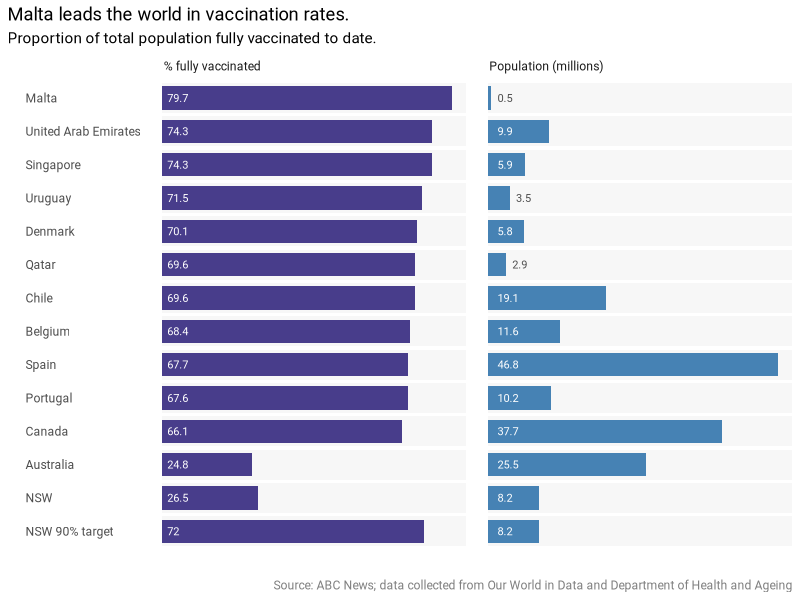
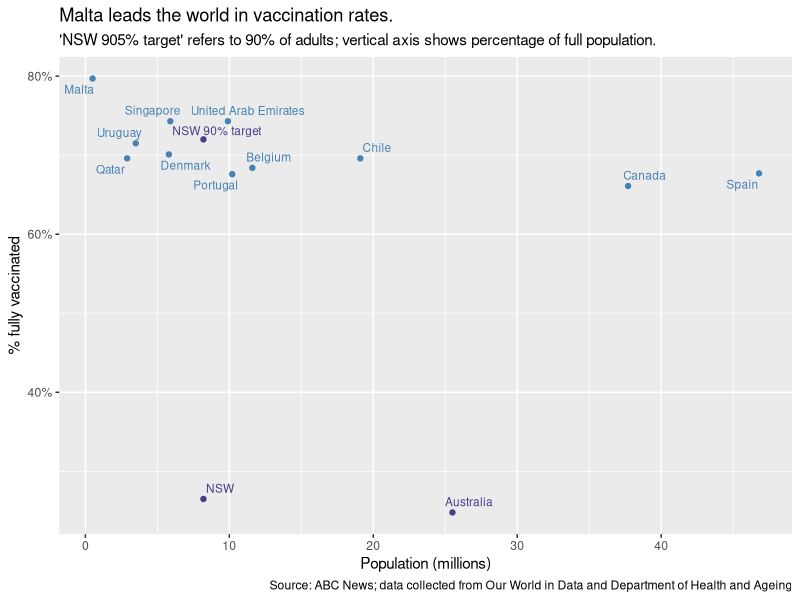

Write R code to recreate these figures, in order. (Note: this script raises an error after producing the figures.)
library(tidyverse)
library(ggrepel)
library(scales)

# data fro https://www.abc.net.au/news/2021-08-27/how-australia-could-become-world-most-covid-vaccinated-country/100410504

the_caption = "Source: ABC News; data collected from Our World in Data and Department of Health and Ageing"

d <- tibble(location = 
         c("Malta", 
            "United Arab Emirates", 
            "Singapore", 
            "Uruguay", 
            "Denmark", 
            "Qatar", 
            "Chile", 
            "Belgium", 
            "Spain", 
            "Portugal", 
            "Spain", 
            "Canada", 
            "Australia", 
            "NSW",
           "NSW 90% target"),
       `% fully vaccinated` = 
         c(79.7, 74.3, 74.3, 71.5, 70.1, 69.6, 69.6, 68.4, 67.7, 67.6, 67.3, 
           66.1, 24.8, 26.5, 72), 
       `Population (millions)` = c(0.5, 9.9, 5.9, 3.5, 5.8, 2.9, 19.1, 11.6, 46.8, 10.2, 
                      46.8, 37.7, 25.5, 8.2, 8.2)
) %>%
  # remove one duplicate location, presumably an old observation:
  filter(!(location == "Spain" & round(`% fully vaccinated`, 1) == 67.3)) %>%
  mutate(location = factor(location, levels = location),
         location = fct_rev(location)) %>%
  mutate(is_australia = ifelse(location %in% c("Australia", "NSW", "NSW 90% target"),
                               "Australia",
                               "Other"))
 
# Replicate the ABC's chart

p1 <- d %>%
  gather(variable, value, -location, -is_australia) %>%
  mutate(labx = ifelse(value > 5, 1.5, value + 1),
         labcol = ifelse(value > 5, "white", "grey")) %>%
  ggplot(aes(x = value, y = location)) +
  facet_wrap(~variable, scales = "free_x") +
  geom_col(fill = "grey97", aes(x = pmax(value, Inf))) +
  geom_col(width = 0.7, aes(fill = variable)) +
  geom_text(aes(x = labx,
                colour = labcol,
                label = round(value, 2)), 
            hjust = 0, 
            size = 2.8,
            family = "Roboto") +
  theme_minimal(base_family = "Roboto") +
  theme(panel.grid = element_blank(),
        axis.text.x = element_blank(),
        axis.text.y = element_text(hjust = 0),
        strip.text = element_text(hjust = 0.05),
        plot.title.position = "plot",
        plot.caption = element_text(colour = "grey50")) +
  scale_colour_manual(values = c(
    white = "white", grey = "grey30"
  ), guide = "none") +
  scale_fill_manual(values = c(
    `% fully vaccinated` = "darkslateblue",
    `Population (millions)` = "steelblue"
  ), guide = "none") +
  labs(x = "", 
       y = "",
       caption = the_caption,
       title = "Malta leads the world in vaccination rates.",
       subtitle = "Proportion of total population fully vaccinated to date.")


# Alternative scatterplot

p2 <- d %>%
  ggplot(aes(x = `Population (millions)`, y = `% fully vaccinated`, label = location, colour = is_australia)) +
  geom_point() +
  geom_text_repel(seed = 123, size = 3) +
  scale_y_continuous(label = percent_format(scale = 1)) +
  scale_colour_manual(values = c(Australia = "darkslateblue",
                                 Other = "steelblue"), guide = "none") +
  labs(title = "Malta leads the world in vaccination rates.",
       subtitle = "'NSW 905% target' refers to 90% of adults; vertical axis shows percentage of full population.",
       caption = the_caption)

svg_png(p1, "../img/0203-bars")
svg_png(p2, "../img/0203-scatter")

